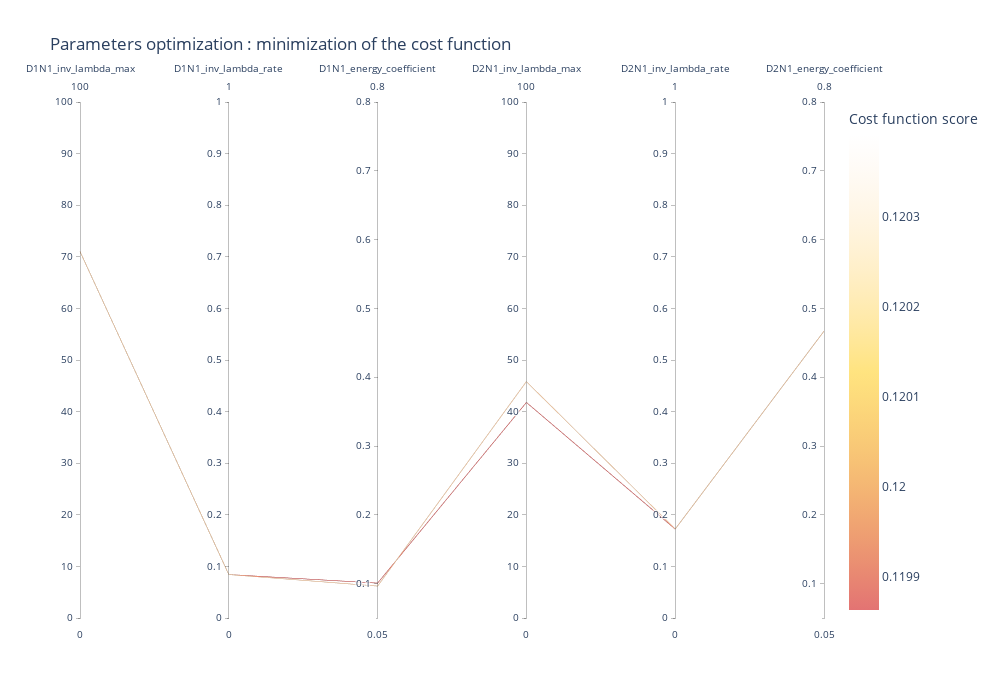

This figure's notebook cell:
### Code cell
fig = viewer.parallel_coordinates(
    2,
    colorscale=[
        [0, "rgba(220, 80, 80, 0.8)"],
        [0.5, "rgba(255,200,0,0.5)"],
        [1, "rgba(255,200,150,0.0)"],
    ],
)
fig.update_layout(width=1000, height=700)

### Figure 1 — Plotly figure (JSON) as saved in the notebook; plotly's stock layout.template omitted (floating-point values rounded to 4 significant figures)
{"data": [{"dimensions": [{"label": "D1N1_inv_lambda_max", "range": [0, 100], "values": [71.02, 71.02]}, {"label": "D1N1_inv_lambda_rate", "range": [0, 1], "values": [0.08418, 0.08418]}, {"label": "D1N1_energy_coefficient", "range": [0.05, 0.8], "values": [0.09637, 0.1007]}, {"label": "D2N1_inv_lambda_max", "range": [0, 100], "values": [45.82, 41.77]}, {"label": "D2N1_inv_lambda_rate", "range": [0, 1], "values": [0.1723, 0.1723]}, {"label": "D2N1_energy_coefficient", "range": [0.05, 0.8], "values": [0.4669, 0.4669]}], "line": {"color": [0.1204, 0.1199], "colorbar": {"title": {"text": "Cost function score"}}, "colorscale": [[0, "rgba(220, 80, 80, 0.8)"], [0.5, "rgba(255,200,0,0.5)"], [1, "rgba(255,200,150,0.0)"]], "showscale": true}, "type": "parcoords"}], "layout": {"coloraxis": {"colorbar": {"title": {"text": "Fitness"}}}, "height": 700, "title": {"text": "Parameters optimization : minimization of the cost function"}, "width": 1000}}
